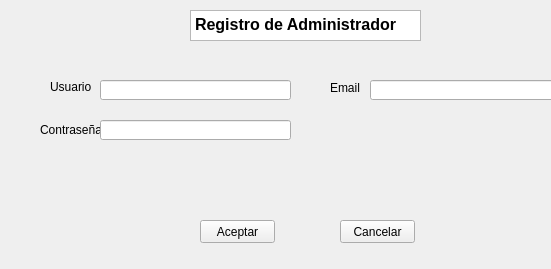
<?xml version="1.0" encoding="UTF-8"?>
<ui version="4.0">
 <class>RegistroUsuario</class>
 <widget class="QMainWindow" name="RegistroUsuario">
  <property name="geometry">
   <rect>
    <x>0</x>
    <y>0</y>
    <width>551</width>
    <height>269</height>
   </rect>
  </property>
  <property name="windowTitle">
   <string>MainWindow</string>
  </property>
  <widget class="QWidget" name="centralwidget">
   <widget class="QLabel" name="label">
    <property name="geometry">
     <rect>
      <x>140</x>
      <y>20</y>
      <width>261</width>
      <height>16</height>
     </rect>
    </property>
    <property name="text">
     <string/>
    </property>
   </widget>
   <widget class="QTextBrowser" name="textBrowser">
    <property name="geometry">
     <rect>
      <x>190</x>
      <y>10</y>
      <width>231</width>
      <height>31</height>
     </rect>
    </property>
    <property name="html">
     <string>&lt;!DOCTYPE HTML PUBLIC &quot;-//W3C//DTD HTML 4.0//EN&quot; &quot;http://www.w3.org/TR/REC-html40/strict.dtd&quot;&gt;
&lt;html&gt;&lt;head&gt;&lt;meta name=&quot;qrichtext&quot; content=&quot;1&quot; /&gt;&lt;style type=&quot;text/css&quot;&gt;
p, li { white-space: pre-wrap; }
&lt;/style&gt;&lt;/head&gt;&lt;body style=&quot; font-family:'MS Shell Dlg 2'; font-size:8pt; font-weight:400; font-style:normal;&quot;&gt;
&lt;p style=&quot; margin-top:0px; margin-bottom:0px; margin-left:0px; margin-right:0px; -qt-block-indent:0; text-indent:0px;&quot;&gt;&lt;span style=&quot; font-size:12pt; font-weight:600;&quot;&gt;Registro de Administrador&lt;/span&gt;&lt;/p&gt;&lt;/body&gt;&lt;/html&gt;</string>
    </property>
   </widget>
   <widget class="QLabel" name="label_2">
    <property name="geometry">
     <rect>
      <x>50</x>
      <y>80</y>
      <width>47</width>
      <height>13</height>
     </rect>
    </property>
    <property name="text">
     <string>Usuario</string>
    </property>
   </widget>
   <widget class="QLineEdit" name="nombre">
    <property name="geometry">
     <rect>
      <x>100</x>
      <y>80</y>
      <width>191</width>
      <height>20</height>
     </rect>
    </property>
   </widget>
   <widget class="QLabel" name="label_4">
    <property name="geometry">
     <rect>
      <x>330</x>
      <y>80</y>
      <width>31</width>
      <height>16</height>
     </rect>
    </property>
    <property name="text">
     <string>Email</string>
    </property>
   </widget>
   <widget class="QLineEdit" name="email">
    <property name="geometry">
     <rect>
      <x>370</x>
      <y>80</y>
      <width>221</width>
      <height>20</height>
     </rect>
    </property>
   </widget>
   <widget class="QLabel" name="label_6">
    <property name="geometry">
     <rect>
      <x>40</x>
      <y>120</y>
      <width>61</width>
      <height>20</height>
     </rect>
    </property>
    <property name="text">
     <string>Contraseña</string>
    </property>
   </widget>
   <widget class="QLineEdit" name="contrasena">
    <property name="geometry">
     <rect>
      <x>100</x>
      <y>120</y>
      <width>191</width>
      <height>20</height>
     </rect>
    </property>
   </widget>
   <widget class="QPushButton" name="aceptar">
    <property name="geometry">
     <rect>
      <x>200</x>
      <y>220</y>
      <width>75</width>
      <height>23</height>
     </rect>
    </property>
    <property name="text">
     <string>Aceptar</string>
    </property>
   </widget>
   <widget class="QPushButton" name="cancelar">
    <property name="geometry">
     <rect>
      <x>340</x>
      <y>220</y>
      <width>75</width>
      <height>23</height>
     </rect>
    </property>
    <property name="text">
     <string>Cancelar</string>
    </property>
   </widget>
  </widget>
 </widget>
 <resources/>
 <connections/>
</ui>
